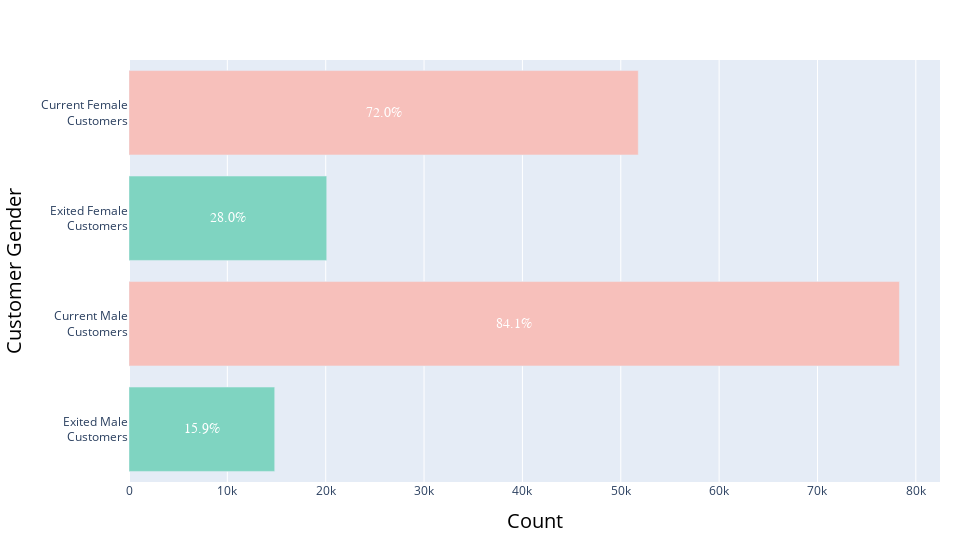

Write notebook code for a chart like this one.
### Code cell
gender_labels = ['Current Female<br>Customers', 'Exited Female<br>Customers',
              'Current Male<br>Customers', 'Exited Male<br>Customers',]

group_gender = df_for_plotting('Gender', 'Exited')
plot_cat_var(group_gender, 'Gender2', 'Count','Customer Gender', gender_labels)

### Figure 1 — Plotly figure (JSON) as saved in the notebook; plotly's stock layout.template omitted (floating-point values rounded to 4 significant figures)
{"data": [{"marker": {"color": ["#7FD4C1", "#F7C0BB", "#7FD4C1", "#F7C0BB"]}, "orientation": "h", "type": "bar", "x": [14816, 78334, 20105, 51779], "y": ["Male1a", "Male0a", "Female1a", "Female0a"]}], "layout": {"annotations": [{"font": {"color": "white", "family": "Arial Black", "size": 14}, "showarrow": false, "text": "72.0%", "x": 25889, "xref": "x", "y": "Female0a", "yref": "y"}, {"font": {"color": "white", "family": "Arial Black", "size": 14}, "showarrow": false, "text": "28.0%", "x": 10052, "xref": "x", "y": "Female1a", "yref": "y"}, {"font": {"color": "white", "family": "Arial Black", "size": 14}, "showarrow": false, "text": "84.1%", "x": 39167, "xref": "x", "y": "Male0a", "yref": "y"}, {"font": {"color": "white", "family": "Arial Black", "size": 14}, "showarrow": false, "text": "15.9%", "x": 7408, "xref": "x", "y": "Male1a", "yref": "y"}], "autosize": false, "height": 540, "margin": {"b": 20, "l": 20, "r": 20, "t": 60}, "width": 960, "xaxis": {"title": {"font": {"color": "black", "size": 20}, "text": "Count"}}, "yaxis": {"tickmode": "array", "ticktext": ["Current Female<br>Customers", "Exited Female<br>Customers", "Current Male<br>Customers", "Exited Male<br>Customers"], "tickvals": ["Female0a", "Female1a", "Male0a", "Male1a"], "title": {"font": {"color": "black", "size": 20}, "text": "Customer Gender"}}}}
